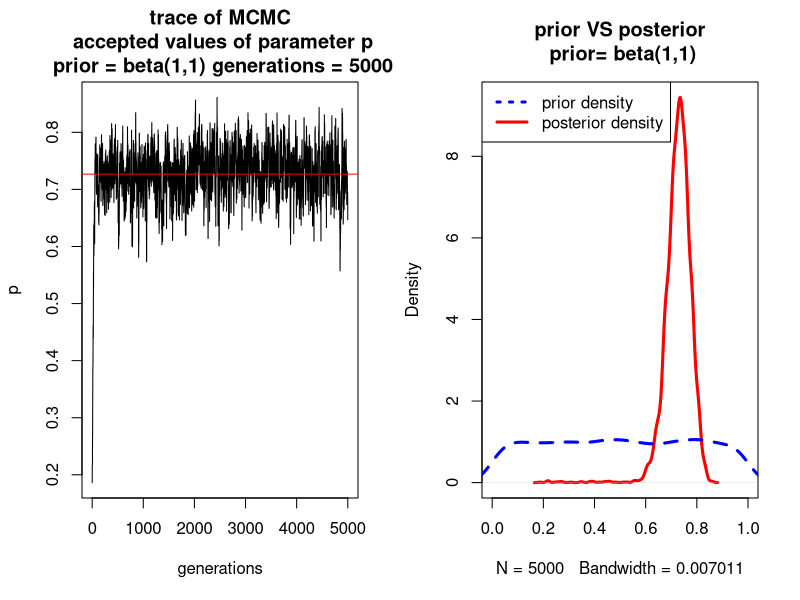

The R script that drew this image:

"Simulate Bayesian Update using Acceptance Probability 

Example from https://www.r-bloggers.com/understanding-bayesian-inference-with-a-simple-example-in-r/
check also - http://www.sumsar.net/ 
Coin flipping experiment, with a binomial distribution: binomial(n, p)

n = the number of tosses
p = probability to obtain a head. 

Query: given the number of tosses and the number of heads (h), 
what is the probability p of obtaining heads?

"

# Step 1) Set an initial value for p (prior)
p <- runif(1, 0, 1)  #(random value from 0 to 1)

#Step 2) Propose a new value of p, called p-prime.
p_prime <- p + runif(1, -0.05, 0.05)

#Step 3) Compute the acceptance probability of this new value for the parameter. 
#We have to check if the new value improves the posterior probability given our data. 
#This can be seen as the ratio: Pr(p_prime|h) / Pr(p|h).

"The advantage of this method is that we avoid to compute the marginal likelihood, 
that is often difficult to obtain with more complex models.

Let's stop here a little bit to explain each term of this equation."

#Likehood as a binomial function
likelihood <- function(h, n, p){  
  lh <- dbinom(h, n, p)  
  lh  
}  

#prior as a beta function
dbeta(p, 1, 1)

# Set the numer of tosses.  
n <- 100
# Set the number of heads obtained.  
h <- 73  

"Now, the acceptance probability (R, see equations in Step 3) will
be the minimum value: 1 or the ratio of posterior
probabilities given the different p. We express this equation in R language as follows"

R <- likelihood(h,n,p_prime)/likelihood(h,n,p) * (dbeta(p_prime,1,1)/dbeta(p,1,1))  

posterior <- data.frame()  

# Set the lenght of the loop (Markov Chain, number of iterations).  
nrep <- 5000  
# Start the loop (MCMC)  
for (i in 1:nrep) {  
  # Obtain a new proposal value for p  
  p_prime <- p + runif(1, -0.05,0.05)  
  # Avoid values out of the range 0 - 1  
  if (p_prime < 0) {p_prime <- abs(p_prime)}  
  if (p_prime > 1) {p_prime <- 2 - p_prime}  
  # Compute the acceptance proability using our likelihood function and the  
  # beta(1,1) distribution as our prior probability.  
  R <- likelihood(h,n,p_prime)/likelihood(h,n,p) * (dbeta(p_prime,1,1)/dbeta(p,1,1))  
  # Accept or reject the new value of p  
  if (R > 1) {R <- 1}  
  random <- runif (1,0,1)  
  if (random < R) {  
    p <- p_prime  
  }  
  # Store the likelihood of the accepted p and its value  
  posterior[i,1] <- log(likelihood(h, n, p))  
  posterior[i,2] <- p  
  print(i)  
}  

###################
# PLOTTING

par(mfrow= c(1,2))  
prior <- rbeta(5000, 1,1)  
plot(1:5000 ,posterior$V2, cex=0, xlab = "generations", ylab = "p",  
     main = "trace of MCMC\n accepted values of parameter p\n prior = beta(1,1) generations = 5000")  
lines(1:5000, posterior$V2, cex=0)  
abline(h=mean(posterior$V2), col="red")  
plot(density(posterior$V2), xlim = c(min(min(prior),min((posterior$V2))), max(max(prior),max((posterior$V2)))),   
     ylim = c(0, max(max(density(prior)$y),max((density(posterior$V2)$y)))), main= "prior VS posterior\n prior= beta(1,1)",  
     lwd=3, col="red")  
lines(density(prior), lwd=3, lty=2, col="blue")  
legend("topleft", legend=c("prior density","posterior density"),  
       col=c("blue","red"), lty=c(3,1), lwd=c(3,3), cex = 1)

###############################